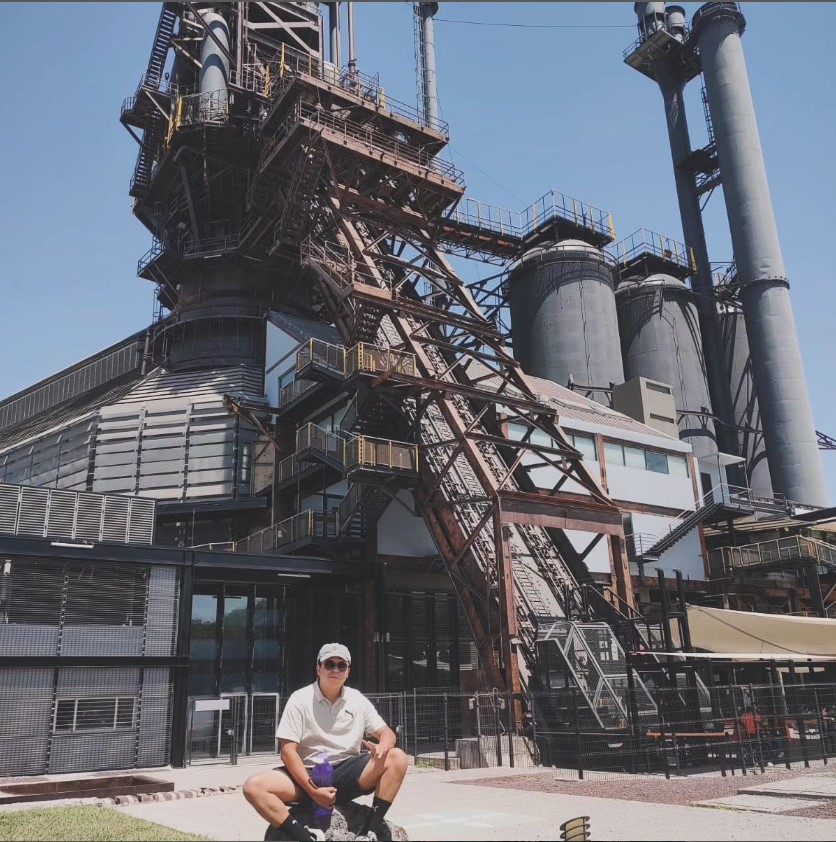
#> input picture horno3.jpg, 836 x 842 px
$ python 086_TexturasSombrosas.py
#> lines starting #> are read from the running program, lines starting #| are printed output that depends on the picture
"""
created on 12 Abril 20:32:19 2024
@author:Jesus Alejandro Montes Aguila
"""
"""
El código carga una imagen, la convierte a HSV y muestra ambas versiones para visualización.
Esta estructura es útil para aplicar diferentes procesos de análisis de imágenes y examinar resultados.
"""
import cv2  # Importa la librería OpenCV para procesamiento de imágenes
import numpy as np  # Importa la librería NumPy para operaciones numéricas

# Cargar la imagen desde el archivo "example_image.jpg"
imagen = cv2.imread('horno3.jpg')
#> imagen is the input picture: shape (842, 836, 3); mean B, G, R 117.2, 107.9, 105.2
# Redimensionar la imagen a 320x240 píxeles
imagen = cv2.resize(imagen, (320, 240))
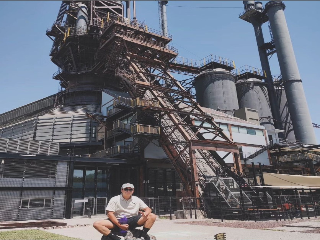
#> imagen: shape (240, 320, 3); mean B, G, R 117.3, 108, 105.3
# Convertir la imagen de formato BGR a HSV
imagen_hsv = cv2.cvtColor(imagen, cv2.COLOR_BGR2HSV)
#> imagen_hsv: shape (240, 320, 3); mean H, S, V 99.1, 39.2, 121.9

# Mostrar la imagen original en una ventana llamada "Vista Original"
cv2.imshow('Vista Original', imagen)
# Mostrar la imagen convertida a HSV en una ventana llamada "HSV Visualización"
cv2.imshow('HSV Visualización', imagen_hsv)

cv2.waitKey(0)  # Esperar hasta que se presione una tecla
cv2.destroyAllWindows()  # Cerrar todas las ventanas de visualización

$ run again, with personas.jpg copied over horno3.jpg
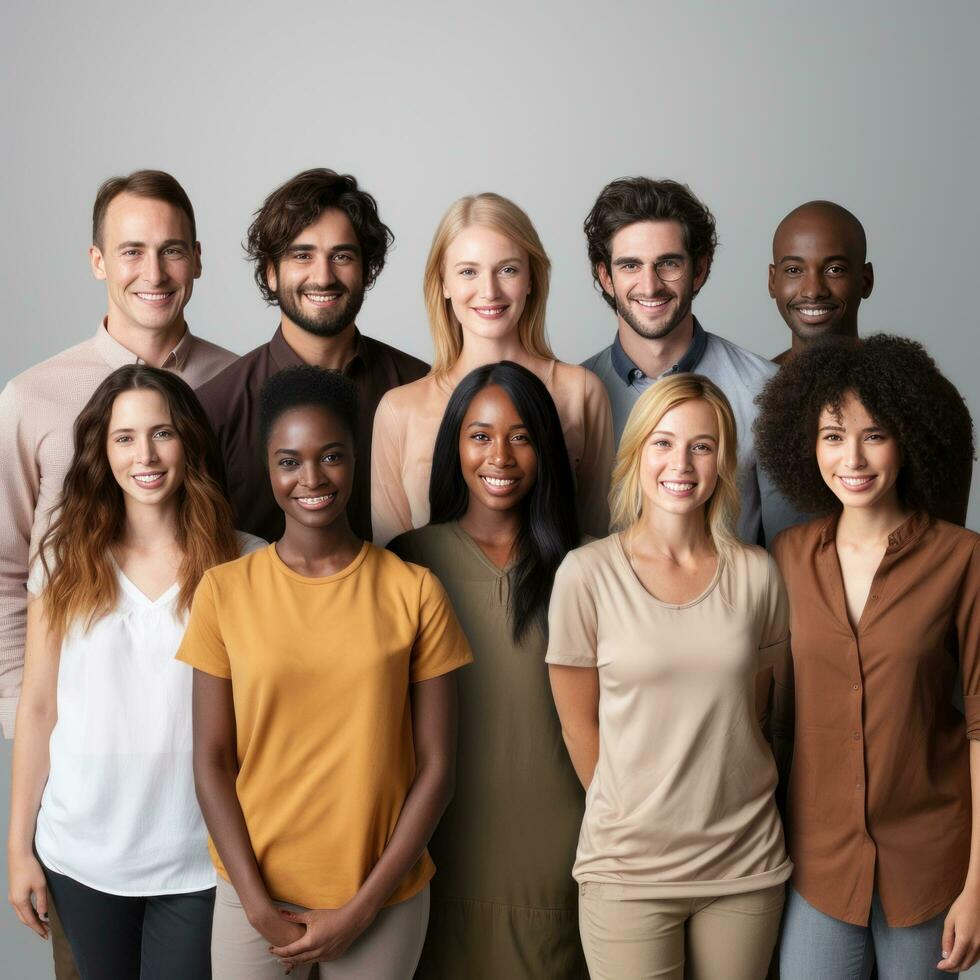
#> input picture personas.jpg, 980 x 980 px
#> imagen is the input picture: shape (980, 980, 3); mean B, G, R 112.2, 126.4, 144.7
#> `imagen = cv2.resize(imagen, (320, 240))`:
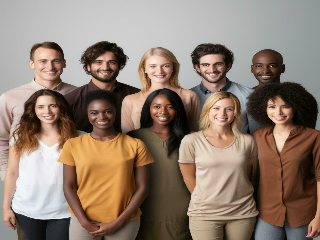
#> imagen: shape (240, 320, 3); mean B, G, R 112.1, 126.3, 144.6
#> imagen_hsv: shape (240, 320, 3); mean H, S, V 27.4, 79.2, 146

$ run again, with template1.jpg copied over horno3.jpg
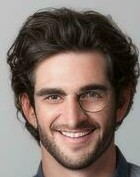
#> input picture template1.jpg, 140 x 177 px
#> imagen is the input picture: shape (177, 140, 3); mean B, G, R 104.5, 112.3, 127.3
#> `imagen = cv2.resize(imagen, (320, 240))`:
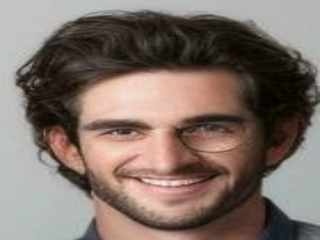
#> imagen: shape (240, 320, 3); mean B, G, R 104.4, 112.1, 127.2
#> imagen_hsv: shape (240, 320, 3); mean H, S, V 27.5, 68.6, 128.4
